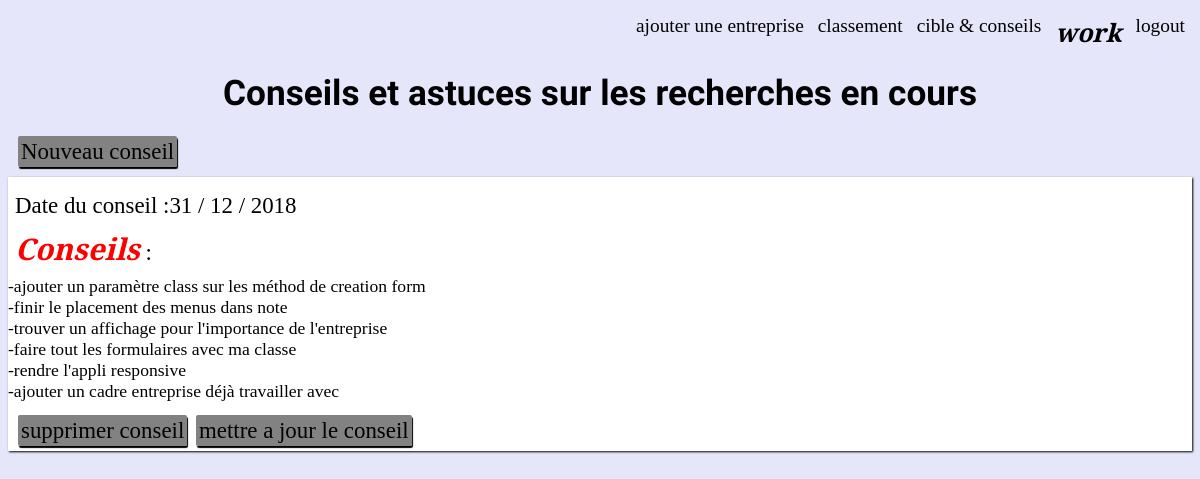
Screenshot of /conseils.php (signed in) with the database file from the repository.
### tables this page shows
CREATE TABLE `conseils` (
  `id` int(11) NOT NULL,
  `date_conseil` datetime DEFAULT NULL,
  `conseil` text NOT NULL,
  `id_membre` int(11) NOT NULL
);

### conseils.php (the view, shortened to what this page needs)
  <?php
if (isset($_SESSION['page']) && $_SESSION['page'] == 'login_ok')
{
 include('include/login_bdd.php');
    ?>
   <!DOCTYPE html>
   <html lang="fr" dir="ltr" />
     <head>
       <link rel="stylesheet" href="css/style.css" />
     </head>
     <body>
       <header>
         <nav>
           <?php include('include/nav.php'); ?>
         </nav>
         <h1>Conseils et astuces sur les recherches en cours</h1>
       </header>
       <section>
         <?php
             if (isset($_GET['new']) && !empty($_GET['new']) && $_GET['new']==1)
             {
             ?>
                <p> <a class="bouton_statut" href="conseils.php">Retour</a> </p>
                   <h2>Ajouter un conseil :</h2>
                   <form action="conseils_post.php" method="post">
                     <textarea name="conseil" rows="8" cols="80"></textarea>
                     <input type="submit" name="envoyer" value="envoyer" />
                   </form>
             <?php
             }
             elseif (isset($_GET['suppr']) && !empty($_GET['suppr']) && $_GET['suppr']==1 && isset($_GET['id_ok']) && !empty($_GET['id_ok']))
             {
               ?>
               <p> <a class="bouton_statut" href="conseils.php">Retour</a> </p>
               <p> <a class="bouton_statut"  href="conseils_post.php?id_suppr=<?php echo '' . intval($_GET['id_ok']) . ''; ?>">supprimer le conseil </a> </p>
               <?php
             }
             else
              {
                 ?>
                 <p> <a class="bouton_statut" href="conseils.php?new=1">Nouveau conseil</a> </p>
                     <div class="box_de_tris">
                       <?php
                           $req=$bdd->prepare('SELECT id,DATE_FORMAT(date_conseil,"%d / %m / %Y")AS conseil_date,conseil,id_membre FROM conseils WHERE id_membre=:id_membre ORDER BY date_conseil DESC');
                           $req->execute(array('id_membre'=>$_SESSION['id_membre']));
                             while ($conseils = $req->fetch())
                             {
                                 ?>
                                 <p>
                                     <p>Date du conseil :<?php echo $conseils['conseil_date']; ?></p>
                                    <p> <em>Conseils</em> :</p>
                                   <?php echo '' . nl2br(htmlspecialchars($conseils['conseil'])) . ''; ?>
                                 </p>
                                 <p> <a class="bouton_statut"  href="conseils.php?suppr=1&amp;id_ok=<?php echo '' . $conseils['id'] . ''; ?>">supprimer conseil</a>
                                  <a class="bouton_statut"  href="conseils.php?update=1&amp;id_ok=<?php echo '' . $conseils['id'] . ''; ?>">mettre a jour le conseil</a> </p>
                 <?php
                       }
                     }
                    ?>
                 </div>
       </section>
     </body>
   </html>
<?php
}
else {
  header('location:inscription.php');
}
?>

### css/style.css (style rules this page uses)
body { background-color: rgb(230,230,250); font-family: 'EB Garamond'; font-size: 1.1em; }
h1 { text-align: center; font-family: 'Hind Siliguri', sans-serif; }
em { color: red; font-size:1.3em; font-weight:bold; }
p { font-size: 1.3em; padding: 2px; margin: 5px; }
a { color:black; text-decoration: none; }
.bouton_statut { border:1px rgba(0,0,0,0) solid; border-radius: 2px; padding: 2px; margin:auto; margin-left: 3px; background-color: rgb(130,130,130); box-shadow: 1px 2px 1px black; text-decoration: none; color: black; }
.box_de_tris { background-color: rgb(255,255,255); width:100%; height:60%; margin-top:10px; overflow: auto; box-shadow: 1px 1px 2px black; }

### rows the page displays
conseils: conseil_date "31 / 12 / 2018", conseil "-ajouter un paramètre class sur les méthod de creation form -finir le placement des menus dans note -trouver un affichage pour l'importance de l'entreprise -faire tout les formulaires avec ma classe -rendre l'appli responsive -ajouter un cadre entreprise déjà travailler avec"

### other values shown
$_SESSION['pseudo_membre'] "work"
